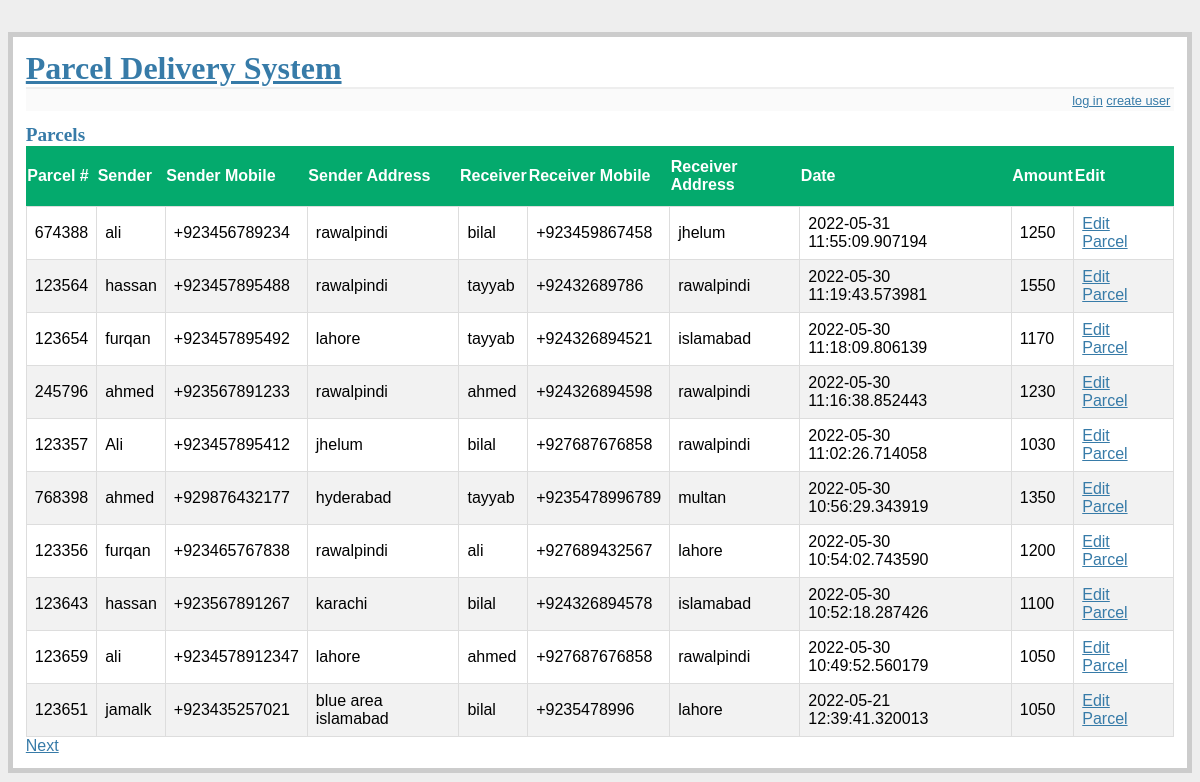
The app's page /parcels/ with its own data.
### app.py (models this page shows, shortened)
class BaseModel(Model):
    class Meta:
        database = database

class Parcel(BaseModel):
    user = ForeignKeyField(User, backref='parcels')
    parcelnumber = TextField()
    sendername = TextField()
    sendermobilenumber = TextField()
    senderaddress = TextField()
    receivername = TextField()
    receivermobilenumber = TextField()
    receiveraddress = TextField()
    parcelweight = DecimalField()
    amount = DecimalField()
    pub_date = DateTimeField()
    destination_branch = IntegerField()
    is_received_at_destination = BitField()
    is_delivered_to_receiever = BitField()

### app.py (the view)
@app.route('/parcels/')
def parcels():
    parcels = Parcel.select().order_by(Parcel.pub_date.desc())
    return object_list('parcels.html', parcels, 'parcel_list')

### app.py (called while the page is built)
def get_current_user():
    if session.get('logged_in'):
        return User.get(User.id == session['user_id'])

def object_list(template_name, qr, var_name='object_list', **kwargs):
    kwargs.update(
        page=int(request.args.get('page', 1)),
        pages=qr.count() / 4 + 1)
    kwargs[var_name] = qr.paginate(kwargs['page'])
    return render_template(template_name, **kwargs)

@app.before_request
def before_request():
    g.db = database
    g.db.connect(reuse_if_open=True)

@app.after_request
def after_request(response):
    g.db.close()
    return response

@app.context_processor
def _inject_user():
    return {'current_user': get_current_user()}

### templates/parcels.html
{% extends "layout.html" %}
{% block body %}
  <h2>Parcels</h2>
<table id="parcels">
    <thead>
    <tr>
        <th>Parcel #</th>
        <th>Sender</th>
        <th>Sender Mobile</th>
        <th>Sender Address</th>
        <th>Receiver</th>
       <th>Receiver Mobile</th>
        <th>Receiver Address</th>
         <th>Date</th>
       <th>Amount</th>
        <th>Edit</th>
    </tr>
    </thead>
    <tbody>
    {% for parcel in parcel_list %}
      {% include "includes/parcel.html" %}
    {% endfor %}
      </tbody>
</table>
  {% include "includes/pagination.html" %}
{% endblock %}

### templates/includes/parcel.html
<tr>
 <td class="parcel-content">{{ parcel.parcelnumber }}</td>
 <td class="parcel-content">{{ parcel.sendername }}</td>
 <td class="parcel-content">{{ parcel.sendermobilenumber }}</td>
 <td class="parcel-content">{{ parcel.senderaddress }}</td>
 <td class="parcel-content">{{ parcel.receivername }}</td>
 <td class="parcel-content">{{ parcel.receivermobilenumber }}</td>
 <td class="parcel-content">{{ parcel.receiveraddress }}</td>
 <td class="parcel-content">{{ parcel.pub_date|urlize }}</td>
<td class="parcel-content">{{ parcel.amount }}</td>
  <td class="parcel-content">
    <a class="avatar" href="{{ url_for('editparcel' , id=parcel.id) }}">
    Edit Parcel
    </a>
  </td>
</tr>

### static/style.css (style rules this page uses)
a, h1, h2 { color: #377BA8; }
h1, h2 { font-family: 'Georgia', serif; margin: 0; }
h2 { font-size: 1.2em; }
.avatar { display: block; float: left; margin: 0 10px 0 0; }
.parcel-content { min-height: 80px; }
#parcels { font-family: Arial, Helvetica, sans-serif; border-collapse: collapse; width: 100%; }
#parcels td, #customers th { border: 1px solid #ddd; padding: 8px; }
#parcels tr:nth-child(even) { background-color: #f2f2f2; }
#parcels th { padding-top: 12px; padding-bottom: 12px; text-align: left; background-color: #04AA6D; color: white; }
* { box-sizing: border-box; }

### records on screen
Parcel: parcelnumber "674388", sendername "ali", sendermobilenumber "+923456789234", senderaddress "rawalpindi", receivername "bilal", receivermobilenumber "+923459867458", receiveraddress "jhelum", pub_date "2022-05-31 11:55:09.907194", amount "1250"
Parcel: parcelnumber "123564", sendername "hassan", sendermobilenumber "+923457895488", senderaddress "rawalpindi", receivername "tayyab", receivermobilenumber "+92432689786", receiveraddress "rawalpindi", pub_date "2022-05-30 11:19:43.573981", amount "1550"
Parcel: parcelnumber "123654", sendername "furqan", sendermobilenumber "+923457895492", senderaddress "lahore", receivername "tayyab", receivermobilenumber "+924326894521", receiveraddress "islamabad", pub_date "2022-05-30 11:18:09.806139", amount "1170"
Parcel: parcelnumber "245796", sendername "ahmed", sendermobilenumber "+923567891233", senderaddress "rawalpindi", receivername "ahmed", receivermobilenumber "+924326894598", receiveraddress "rawalpindi", pub_date "2022-05-30 11:16:38.852443", amount "1230"
Parcel: parcelnumber "123357", sendername "Ali", sendermobilenumber "+923457895412", senderaddress "jhelum", receivername "bilal", receivermobilenumber "+927687676858", receiveraddress "rawalpindi", pub_date "2022-05-30 11:02:26.714058", amount "1030"
Parcel: parcelnumber "768398", sendername "ahmed", sendermobilenumber "+929876432177", senderaddress "hyderabad", receivername "tayyab", receivermobilenumber "+9235478996789", receiveraddress "multan", pub_date "2022-05-30 10:56:29.343919", amount "1350"
Parcel: parcelnumber "123356", sendername "furqan", sendermobilenumber "+923465767838", senderaddress "rawalpindi", receivername "ali", receivermobilenumber "+927689432567", receiveraddress "lahore", pub_date "2022-05-30 10:54:02.743590", amount "1200"
Parcel: parcelnumber "123643", sendername "hassan", sendermobilenumber "+923567891267", senderaddress "karachi", receivername "bilal", receivermobilenumber "+924326894578", receiveraddress "islamabad", pub_date "2022-05-30 10:52:18.287426", amount "1100"
Parcel: parcelnumber "123659", sendername "ali", sendermobilenumber "+9234578912347", senderaddress "lahore", receivername "ahmed", receivermobilenumber "+927687676858", receiveraddress "rawalpindi", pub_date "2022-05-30 10:49:52.560179", amount "1050"
Parcel: parcelnumber "123651", sendername "jamalk", sendermobilenumber "+923435257021", senderaddress "blue area islamabad", receivername "bilal", receivermobilenumber "+9235478996", receiveraddress "lahore", pub_date "2022-05-21 12:39:41.320013", amount "1050"
